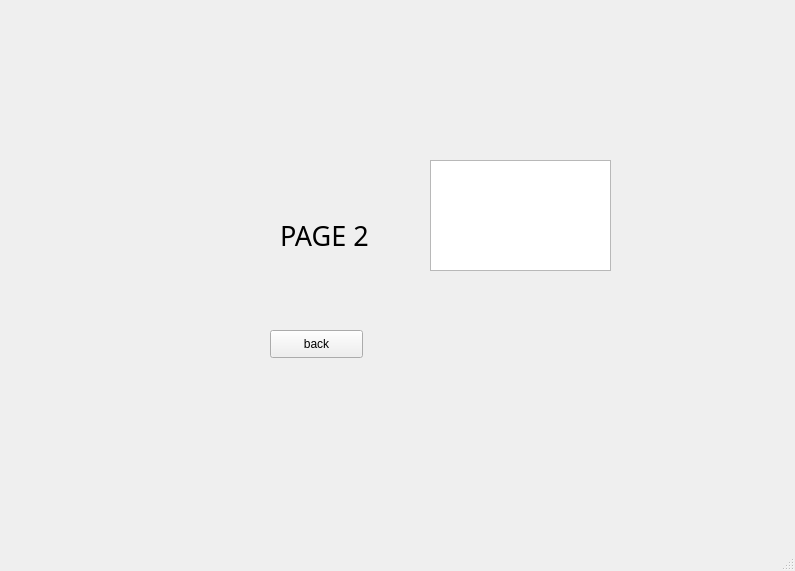
<?xml version="1.0" encoding="UTF-8"?>
<ui version="4.0">
 <class>MainWindow</class>
 <widget class="QMainWindow" name="MainWindow">
  <property name="geometry">
   <rect>
    <x>0</x>
    <y>0</y>
    <width>795</width>
    <height>571</height>
   </rect>
  </property>
  <property name="windowTitle">
   <string>MainWindow</string>
  </property>
  <widget class="QWidget" name="centralwidget">
   <widget class="QStackedWidget" name="stackedWidget">
    <property name="geometry">
     <rect>
      <x>10</x>
      <y>10</y>
      <width>771</width>
      <height>521</height>
     </rect>
    </property>
    <property name="currentIndex">
     <number>1</number>
    </property>
    <widget class="QWidget" name="page">
     <widget class="QLabel" name="label">
      <property name="geometry">
       <rect>
        <x>200</x>
        <y>120</y>
        <width>221</width>
        <height>121</height>
       </rect>
      </property>
      <property name="font">
       <font>
        <family>Agency FB</family>
        <pointsize>20</pointsize>
       </font>
      </property>
      <property name="text">
       <string>PAGE 1</string>
      </property>
     </widget>
     <widget class="QPushButton" name="next">
      <property name="geometry">
       <rect>
        <x>310</x>
        <y>300</y>
        <width>93</width>
        <height>28</height>
       </rect>
      </property>
      <property name="text">
       <string>next</string>
      </property>
     </widget>
     <widget class="QLineEdit" name="lineEdit">
      <property name="geometry">
       <rect>
        <x>310</x>
        <y>250</y>
        <width>113</width>
        <height>21</height>
       </rect>
      </property>
     </widget>
     <widget class="QLabel" name="label_3">
      <property name="geometry">
       <rect>
        <x>290</x>
        <y>220</y>
        <width>181</width>
        <height>16</height>
       </rect>
      </property>
      <property name="text">
       <string>is ... an odd number?</string>
      </property>
     </widget>
    </widget>
    <widget class="QWidget" name="page_2">
     <widget class="QPushButton" name="back">
      <property name="geometry">
       <rect>
        <x>260</x>
        <y>320</y>
        <width>93</width>
        <height>28</height>
       </rect>
      </property>
      <property name="text">
       <string>back</string>
      </property>
     </widget>
     <widget class="QLabel" name="label_2">
      <property name="geometry">
       <rect>
        <x>270</x>
        <y>200</y>
        <width>131</width>
        <height>51</height>
       </rect>
      </property>
      <property name="font">
       <font>
        <family>Agency FB</family>
        <pointsize>20</pointsize>
       </font>
      </property>
      <property name="text">
       <string>PAGE 2</string>
      </property>
     </widget>
     <widget class="QTextBrowser" name="textBrowser">
      <property name="geometry">
       <rect>
        <x>420</x>
        <y>150</y>
        <width>181</width>
        <height>111</height>
       </rect>
      </property>
     </widget>
    </widget>
   </widget>
  </widget>
  <widget class="QStatusBar" name="statusbar"/>
 </widget>
 <resources/>
 <connections/>
</ui>
